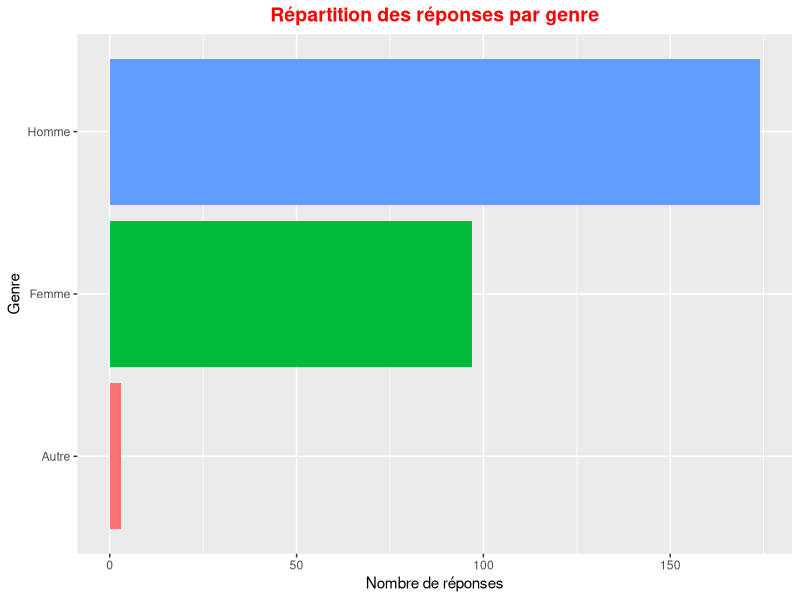
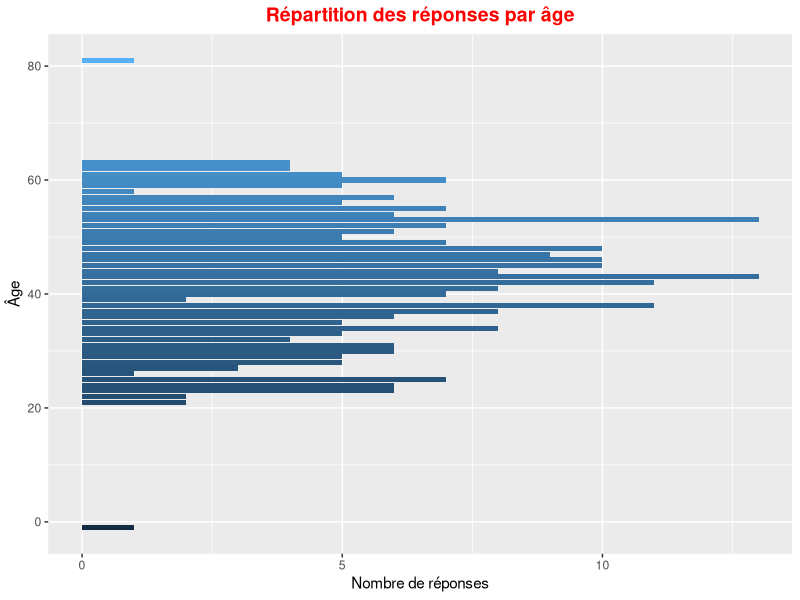
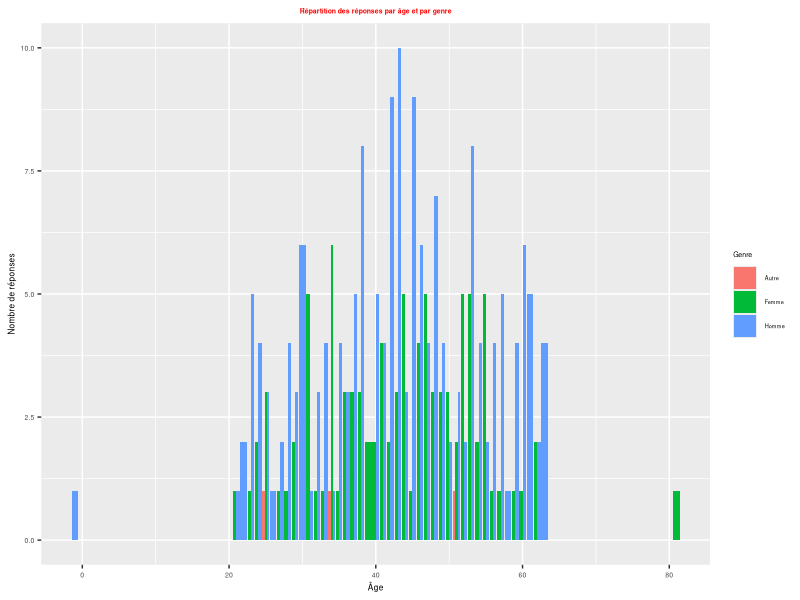
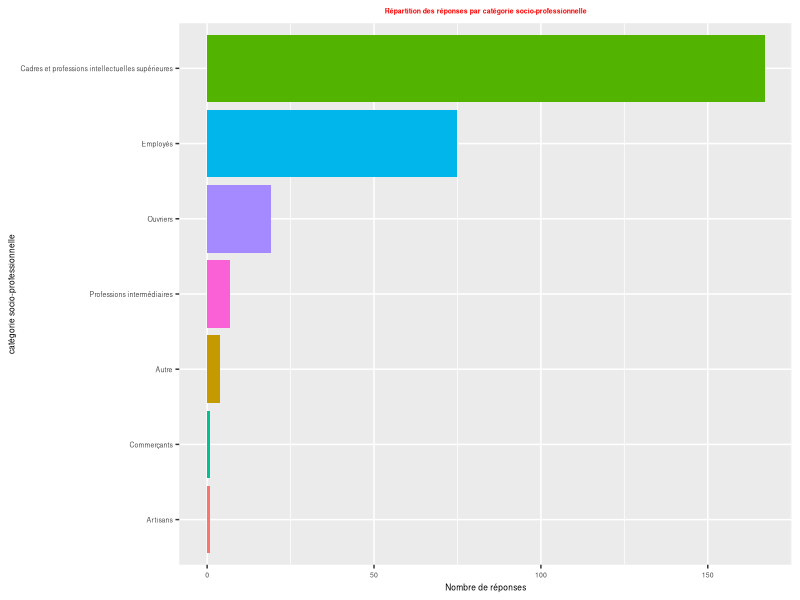
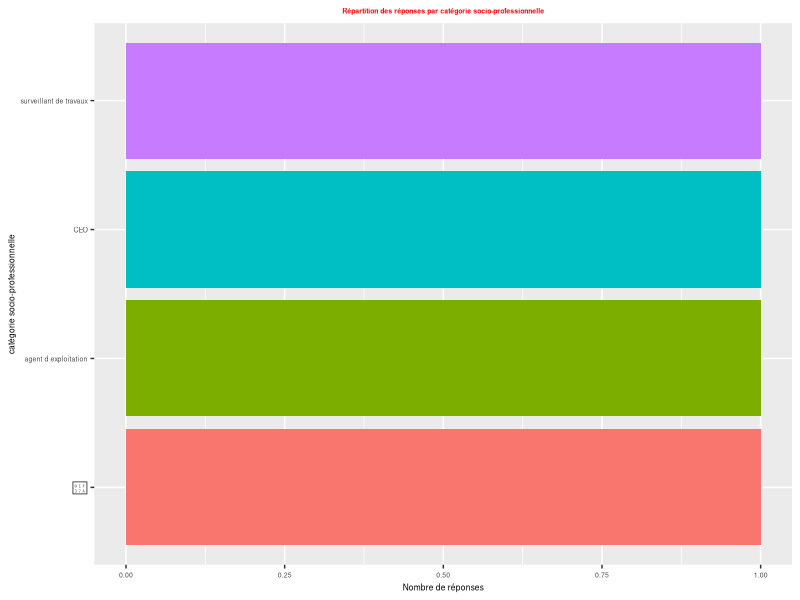

Here is the R script that generated these plots, in order:
## ---- chunk 1
# Chargement des packages
library(tidyverse)
library(readr)

# Lecture du fichier CSV
donnees <- read_csv("data/results-survey337264.csv", show_col_types = FALSE)%>%
  drop_na(`Date de soumission`)
## ---- chunk 2
#| echo: false

donnees %>%
  count(`Quel est votre genre ?  Veuillez cocher une case`) %>%
  ggplot(aes(x = reorder(`Quel est votre genre ?  Veuillez cocher une case`, n), y = n, fill = `Quel est votre genre ?  Veuillez cocher une case`)) +
  geom_col(show.legend = FALSE) +
  coord_flip() +
  labs(title = "Répartition des réponses par genre", x = "Genre", y = "Nombre de réponses") +
  theme(plot.title = element_text(color = "red", size = 14, face = "bold", hjust = 0.5))
## ---- chunk 3
#| echo: false

donnees %>%
  count(`Quel est votre âge ?`) %>%
  ggplot(aes(x = `Quel est votre âge ?`, y = n, fill = `Quel est votre âge ?`)) +
  geom_col(show.legend = FALSE) +
  coord_flip() +
  labs(
    title = "Répartition des réponses par âge",
    x = "Âge",
    y = "Nombre de réponses"
  ) +
  theme(
    plot.title = element_text(color = "red", size = 14, face = "bold", hjust = 0.5)
  )
## ---- chunk 4
#| echo: false
#| message: false
#| warning: false
#| fig.width: 5
#| fig.height: 2
donnees_age_genre <- donnees %>%
  rename(Genre = `Quel est votre genre ?  Veuillez cocher une case`) %>%
  count(`Quel est votre âge ?`, Genre)

# Étape 2 : faire le graphique
ggplot(donnees_age_genre, aes(x = `Quel est votre âge ?`, y = n, fill = Genre)) +
  geom_col(position = "dodge") +
  labs(
    title = "Répartition des réponses par âge et par genre",
    y = "Nombre de réponses",
    x = "Âge"
  ) +
  theme(
    plot.title = element_text(color = "red", size = 5, face = "bold", hjust = 0.5),
    axis.title.x = element_text(size = 6),  # Titre axe X
    axis.title.y = element_text(size = 6),  # Titre axe Y
    axis.text.x = element_text(size = 5),    # Valeurs axe X
    axis.text.y = element_text(size = 5),     # Valeurs axe Y
    legend.text = element_text(size = 4),        # Taille du texte de la légende
    legend.title = element_text(size = 5)        # Taille du titre de la légende
  )
## ---- chunk 5
#| echo: false
#| fig.width: 5
#| fig.height: 2

donnees %>%
  count(`Quelle est votre catégorie socio-professionnelle ?`) %>%
  ggplot(aes(x = reorder(`Quelle est votre catégorie socio-professionnelle ?`, n), y = n, fill = `Quelle est votre catégorie socio-professionnelle ?`)) +
  geom_col(show.legend = FALSE) +
  coord_flip() +
  labs(title = "Répartition des réponses par catégorie socio-professionnelle", x = "catégorie socio-professionnelle", y = "Nombre de réponses") +
  theme(
    plot.title = element_text(color = "red", size = 5, face = "bold", hjust = 0.5),
    axis.title.x = element_text(size = 6),  # Titre axe X
    axis.title.y = element_text(size = 6),  # Titre axe Y
    axis.text.x = element_text(size = 5),    # Valeurs axe X
    axis.text.y = element_text(size = 5),     # Valeurs axe Y
    legend.text = element_text(size = 4),        # Taille du texte de la légende
    legend.title = element_text(size = 5)        # Taille du titre de la légende
  )
## ---- chunk 6
#| echo: false
#| fig.width: 5
#| fig.height: 2

donnees %>%
  drop_na(`Quelle est votre catégorie socio-professionnelle ? [Autre]`)%>%
  count(`Quelle est votre catégorie socio-professionnelle ? [Autre]`) %>%
  ggplot(aes(x = reorder(`Quelle est votre catégorie socio-professionnelle ? [Autre]`, n), y = n, fill = `Quelle est votre catégorie socio-professionnelle ? [Autre]`)) +
  geom_col(show.legend = FALSE) +
  coord_flip() +
  labs(title = "Répartition des réponses par catégorie socio-professionnelle", x = "catégorie socio-professionnelle", y = "Nombre de réponses") +
  theme(
    plot.title = element_text(color = "red", size = 5, face = "bold", hjust = 0.5),
    axis.title.x = element_text(size = 6),  # Titre axe X
    axis.title.y = element_text(size = 6),  # Titre axe Y
    axis.text.x = element_text(size = 5),    # Valeurs axe X
    axis.text.y = element_text(size = 5),     # Valeurs axe Y
    legend.text = element_text(size = 4),        # Taille du texte de la légende
    legend.title = element_text(size = 5)        # Taille du titre de la légende
  )
